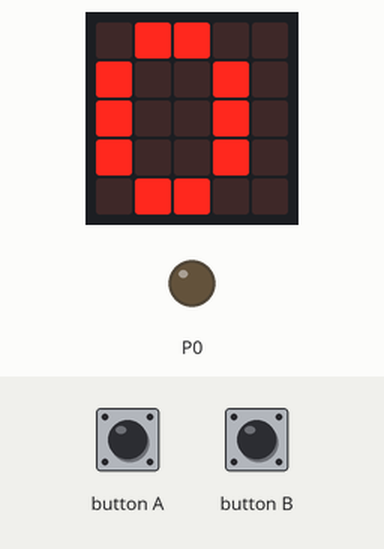
Recording of a program running on a simulated BBC micro:bit running MicroPython. Shown: the board's 5×5 LED display, output pins drawn as LEDs (lit = HIGH). The test bench sets the inputs (shaded band).

Above: at 1.2 s.
1.3 s: button B pressed for 0.15 s
At 1.9 s:
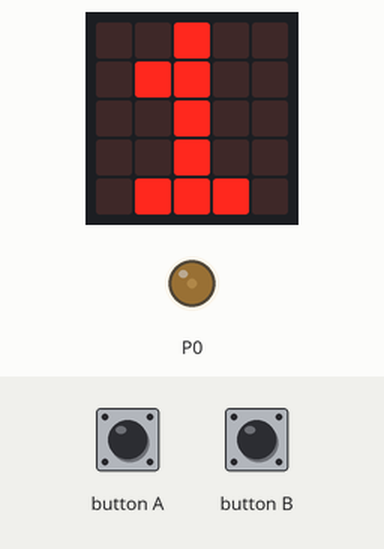
2.9 s: button B pressed for 1 s
At 3.2 s:
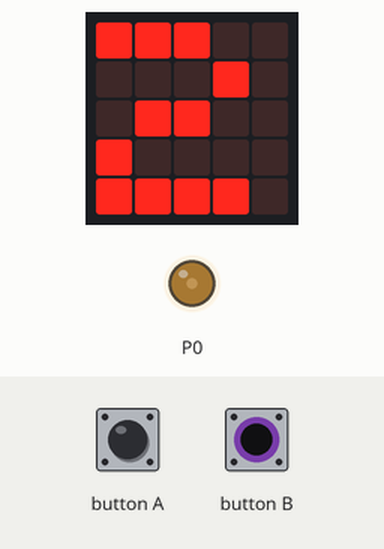
5.4 s: button A pressed for 0.15 s
At 6.5 s:
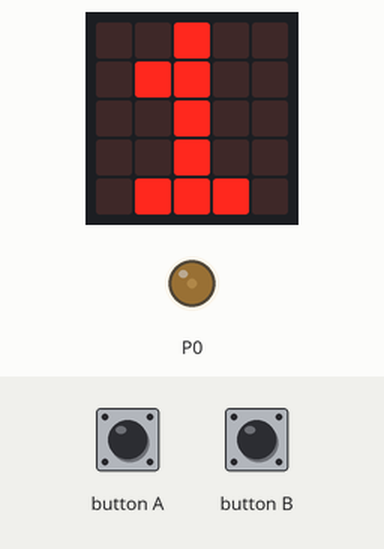
7.0 s: button A pressed for 1 s
At 7.8 s:
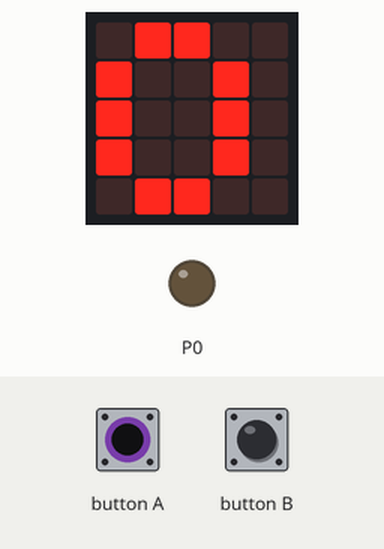
9.5 s: button B pressed for 3.2 s
At 9.8 s:
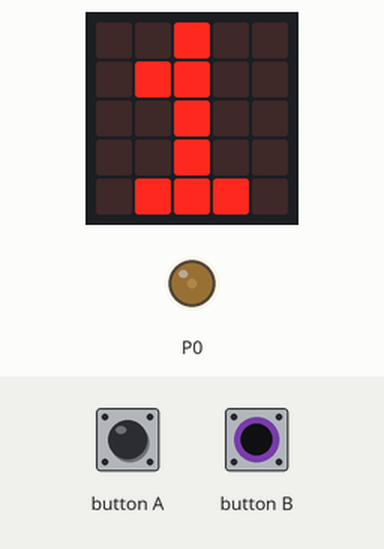
14.2 s: button B pressed 5 times (0.12 s each, 0.3 s apart)
At 15.9 s:
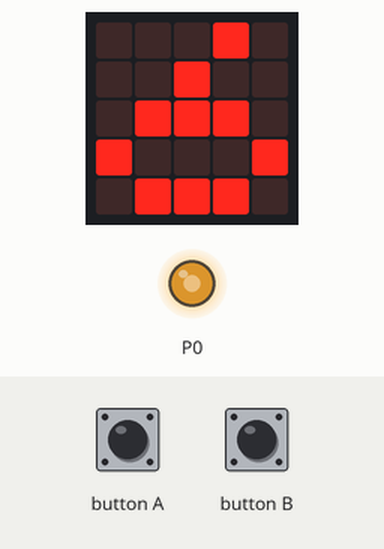
Timing chart, 0 to 17.4 s (numbered marks = the images above; inputs shaded):
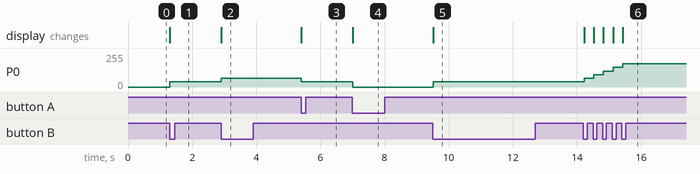

The program:

prog17.py
```python
from microbit import *

min_power = 50
max_power = 1023
power_step = (max_power - min_power) / 9
brightness = 0

def set_power(brightness):
    display.show(str(brightness))
    if brightness == 0:
        pin0.write_analog(0)
    else:
        pin0.write_analog(brightness * power_step + min_power)

set_power(brightness)

while True:
    if button_a.was_pressed():
        brightness = brightness - 1
        if brightness < 0:
            brightness = 0
        set_power(brightness)
    elif button_b.was_pressed():
        brightness = brightness + 1
        if brightness > 9:
            brightness = 9
        set_power(brightness)
    sleep(100)
```

Measured:
- after the input at 1.3 s, P0: 0/255 → 39/255 at once; the display: changes at once (image 1)
- after the input at 2.9 s, P0: 39/255 → 66/255 at once; the display: changes at once (image 2)
- after the input at 5.4 s, P0: 66/255 → 39/255 at once; the display: changes at once (image 3)
- after the input at 7.0 s, P0: 39/255 → 0/255 at once; the display: changes at once (image 4)
- after the input at 9.5 s, P0: 0/255 → 39/255 at once; the display: changes at once (image 5)
- after the input at 14.2 s, P0: moves from 39/255 to 174/255 over 1.2 s, starting at once; the display: first changes at once (image 6 shows a later state)
